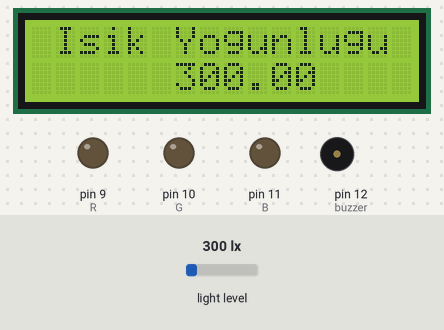
Bench run of a sketch on a simulated Arduino Uno, built with avr-gcc and run on an emulated ATmega328P. Shown: 16×2 character LCD, output pins drawn as LEDs (lit = HIGH), buzzer (waves = sounding, pin HIGH). The inputs (shaded band) are chosen by the test bench; at power-on: light level 300 lx. What the sketch prints to the serial monitor is not drawn.

Above: at 3.2 s.
3.3 s: light level set to 1000 lx
At 4.1 s:
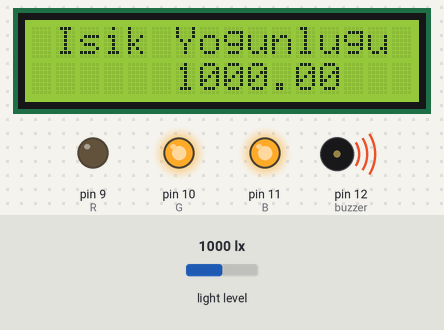
6.3 s: light level set to 40 lx
At 8.0 s:
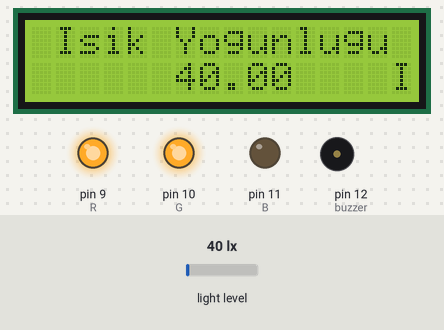
8.8 s: light level set to 283 lx
At 9.9 s:
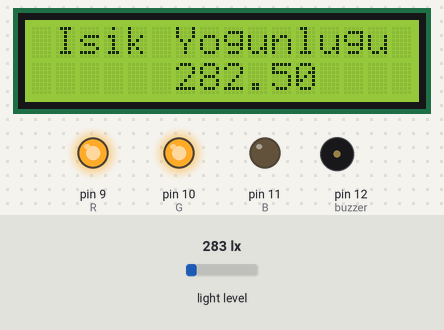
10.3 s: light level set to 317 lx
At 11.0 s:
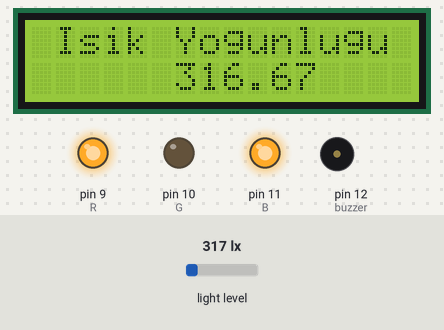
Timing chart, 0 to 12.8 s (numbered marks = the images above; inputs shaded):
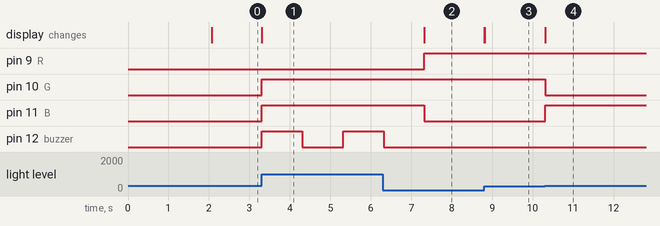

Measured:
- the behaviour switches between 300 and 301 lx on light level (found by bisection; images 3 and 4)
- after the input at 3.3 s, pin 10 (G), pin 11 (B): LOW → HIGH at once; pin 12 (buzzer): LOW → HIGH at once, → LOW 1.0 s later, → HIGH 1.0 s later; the display: changes at once (image 1)
- after the input at 6.3 s, pin 9 (R): LOW → HIGH after 1.0 s; pin 11 (B): HIGH → LOW after 1.0 s; pin 12 (buzzer): goes on until 6.3 s, then stays LOW; the display: first changes after 1.0 s (image 2 shows a later state)
- after the input at 8.8 s, the display: first changes at once (image 3 shows a later state)
- after the input at 10.3 s, pin 10 (G): HIGH → LOW at once; pin 11 (B): LOW → HIGH at once; the display: changes at once (image 4)

The sketch:

Lux_metre_design.ino
```cpp
#include <BH1750.h>
#include <Wire.h>
#include<LiquidCrystal.h>

BH1750 lightMeter(0x23);
LiquidCrystal lcd (2, 3, 4, 5, 6, 7);
int R = 9;
int G = 10;
int B = 11;
int buzzer = 12;

void setup() {
  pinMode(R, OUTPUT);
  pinMode(G, OUTPUT);
  pinMode(B, OUTPUT);
  pinMode(buzzer, OUTPUT);

  Wire.begin();
  lcd.begin(16, 2);
  lcd.print("EEM418 LUX Metre");
  lcd.setCursor(0, 1);
  lcd.print("    Tasarimi     ");
  delay(2000);

  lcd.clear();
  Serial.begin(9600);
  Wire.begin();

  if (lightMeter.begin(BH1750::CONTINUOUS_HIGH_RES_MODE)) {
    Serial.println(F("BH1750 Advanced begin"));
  } else {
    Serial.println(F("Error initialising BH1750"));
  }
}

void loop() {
  if (lightMeter.measurementReady()) {
    float lux = lightMeter.readLightLevel();
    lcd.print(" Isik Yogunlugu   ");
    lcd.setCursor(6, 1);
    lcd.print(lux);
    lcd.print("   ");
    if (lux < 300) {
      //Sarı LED
      analogWrite(R, 255);
      analogWrite(G, 255);
      analogWrite(B, 0);
    }
    if (lux > 300 && lux < 600) {
      //Kırmızı LED
      analogWrite(R, 255);
      analogWrite(G, 0);
      analogWrite(B, 255);
    }
    if (lux > 600) {
      //Yeşil LED
      analogWrite(R, 0);
      analogWrite(G, 255);
      analogWrite(B, 255);
      digitalWrite(buzzer, HIGH);
      delay(1000);
      digitalWrite(buzzer, LOW);
      delay(1000);
    }

  }
}
```
